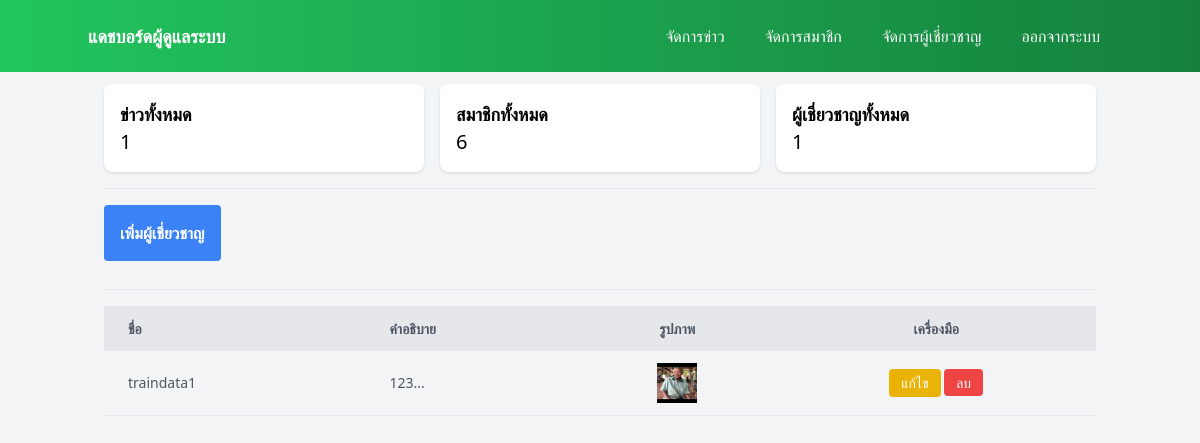
Before: /admin/skilled/index.php (signed in) with the older database file.
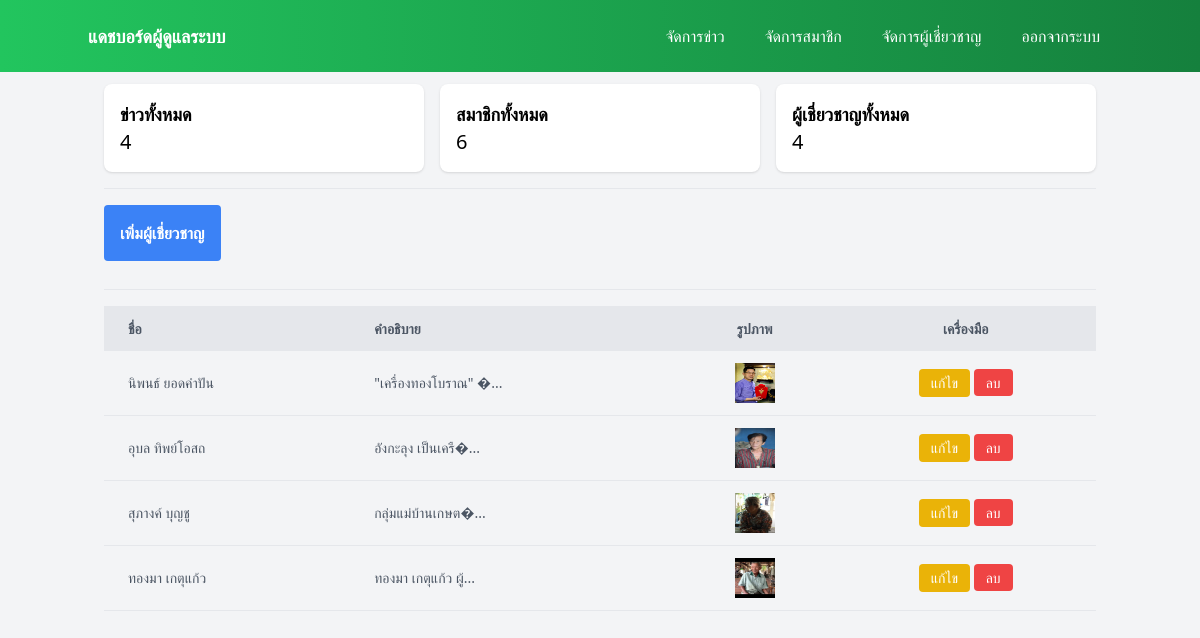
After: the same page with the newer database file.
### tables this page shows
CREATE TABLE `skilled` (
  `id` int(11) NOT NULL,
  `name` varchar(255) NOT NULL,
  `description` text DEFAULT NULL,
  `images` text DEFAULT NULL,
  `created_at` timestamp NOT NULL DEFAULT current_timestamp()
);

### admin/skilled/index.php (the view, shortened to what this page needs)
<?php
require_once 'config/conn.php';
$skilledItems = $conn->query("SELECT * FROM skilled ORDER BY created_at DESC")->fetchAll(PDO::FETCH_ASSOC);
try {
    $stmt = $conn->prepare("SELECT COUNT(*) FROM skilled");
    $stmt->execute();
    $totalNews = $stmt->fetchColumn();
} catch (PDOException $e) {
    $totalNews = "Error: " . $e->getMessage();
}
try {
    $stmt = $conn->prepare("SELECT COUNT(*) FROM users");
    $stmt->execute();
    $totalUsers = $stmt->fetchColumn();
} catch (PDOException $e) {
    $totalUsers = "Error: " . $e->getMessage();
}
try {
    $stmt = $conn->prepare("SELECT COUNT(*) FROM skilled");
    $stmt->execute();
    $totalskilled = $stmt->fetchColumn();
} catch (PDOException $e) {
    $totalskilled = "Error: " . $e->getMessage();
}
?>
<!DOCTYPE html>
<html lang="en">
<head>
    <script src="https://cdn.tailwindcss.com"></script>
</head>
<body class="bg-gray-100">
    <?php include_once('nav.php') ?>
    <div class="container mx-auto px-4 mt-3">
        <div class="grid md:grid-cols-3 gap-4">
            <div class="bg-white p-4 rounded-lg shadow">
                <h4 class="font-semibold text-lg">ข่าวทั้งหมด</h4>
                <p class="text-xl"><?php echo htmlspecialchars($totalNews); ?></p>
            </div>
            <div class="bg-white p-4 rounded-lg shadow">
                <h4 class="font-semibold text-lg">สมาชิกทั้งหมด</h4>
                <p class="text-xl"><?php echo htmlspecialchars($totalUsers); ?></p>
            </div>
            <div class="bg-white p-4 rounded-lg shadow">
                <h4 class="font-semibold text-lg">ผู้เชี่ยวชาญทั้งหมด</h4>
                <p class="text-xl"><?php echo htmlspecialchars($totalskilled); ?></p>
            </div>
        </div>
        <hr class="my-4">
        <button onclick="openModal()" class="bg-blue-500 hover:bg-blue-700 text-white font-bold py-4 px-4 rounded mb-3">
            เพิ่มผู้เชี่ยวชาญ
        </button>
        <hr class="my-4">
        <div class="overflow-x-auto">
            <table class="min-w-full leading-normal">
                <thead>
                    <tr class="bg-gray-200 text-gray-600 uppercase text-sm leading-normal">
                        <th class="py-3 px-6 text-left">ชื่อ</th>
                        <th class="py-3 px-6 text-left">คำอธิบาย</th>
                        <th class="py-3 px-6 text-center">รูปภาพ</th>
                        <th class="py-3 px-6 text-center">เครื่องมือ</th>
                    </tr>
                </thead>
                <tbody class="text-gray-600 text-sm font-light">
                    <?php foreach ($skilledItems as $item) { ?>
                        <tr class="border-b border-gray-200 hover:bg-gray-100">
                            <td class="py-3 px-6 text-left whitespace-nowrap"><?php echo htmlspecialchars($item['name']); ?></td>
                            <td class="py-3 px-6 text-left"><?php echo htmlspecialchars(substr($item['description'], 0, 50)) . '...'; ?></td>
                            <td class="py-3 px-6 text-center">
                                <?php
                                $images = explode(',', $item['images']);
                                foreach ($images as $image) {
                                    echo "<img src='$image' alt='image' class='w-10 h-10 inline-block'>";
                                }
                                ?>
                            </td>
                            <td class="py-3 px-6 text-center">
                                <button onclick="openEditModal(<?php echo $item['id']; ?>)" class="py-1 px-3 bg-yellow-500 text-white rounded hover:bg-yellow-600 transition duration-300 ease-in-out">แก้ไข</button>
                                <a href="delete_skilled.php?id=<?php echo $item['id']; ?>" class="py-1 px-3 bg-red-500 text-white rounded hover:bg-red-600 transition duration-300 ease-in-out">ลบ</a>
                            </td>
                        </tr>
                    <?php } ?>
                </tbody>
            </table>
        </div>
    </div>
</body>
</html>

### admin/skilled/nav.php
<nav class="bg-gradient-to-r from-green-500 to-green-700 text-white p-4">
        <div class="container mx-auto flex justify-between items-center">
            <a href="../index.php" class="text-lg font-bold">แดชบอร์ดผู้ดูแลระบบ</a>
            <div class="flex space-x-4">
                <a href="../news/" class="hover:bg-green-800 rounded px-3 py-2 transition duration-300">จัดการข่าว</a>
                <a href="../user/" class="hover:bg-green-800 rounded px-3 py-2 transition duration-300">จัดการสมาชิก</a>
                <a href="index.php" class="hover:bg-green-800 rounded px-3 py-2 transition duration-300">จัดการผู้เชี่ยวชาญ</a>
                <a href="logout.php" class="hover:bg-red-600 rounded px-3 py-2 transition duration-300">ออกจากระบบ</a>
            </div>
        </div>
    </nav>

Changed rows visible on the page:
removed skilled: name "traindata1", description "123", images (picture)
added skilled: name "นิพนธ์ ยอดคําปัน", description "\"เครื่องทองโบราณ\" �", images (picture)
added skilled: name "อุบล ทิพย์โอสถ", description "อังกะลุง เป็นเครื�", images (picture)
added skilled: name "สุภางค์ บุญชู", description "กลุ่มแม่บ้านเกษต�", images (picture)
added skilled: name "ทองมา เกตุแก้ว", description "ทองมา เกตุแก้ว ผู้", images (picture)
Other visible differences:
$totalNews: "1" → "4"
$totalskilled: "1" → "4"
